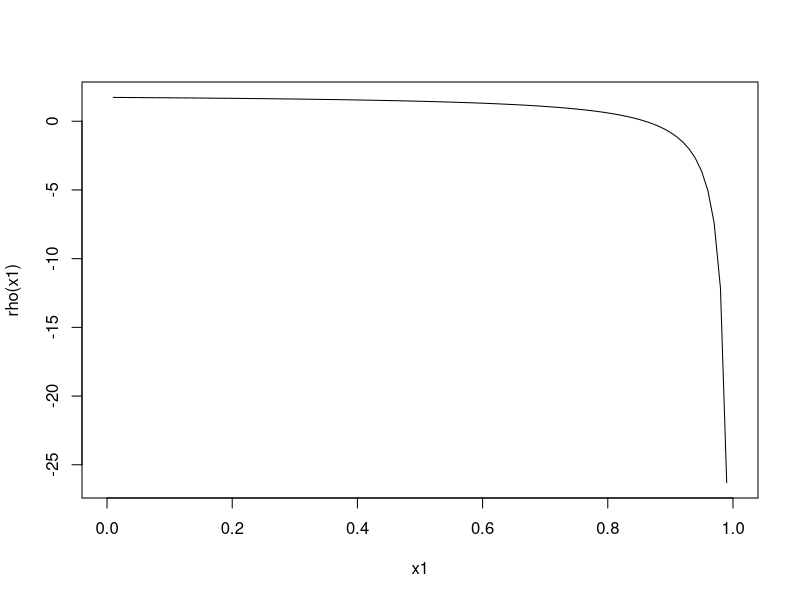

This chart was generated by the following R code:
v1 = 0.0061
v2 = 0.0046
s1 = sqrt(v1)
s2 = sqrt(v2)

rho <- function(x1) {(v2-x1^2*v1-(1-x1)^2*v2)/(x1*(1-x1)*sqrt(v1)*sqrt(v2))}
curve(rho, from=0, to=1, xname="x1", yname="rho_min")
optimize(rho, interval=c(0,1), maximum=TRUE)
print(sqrt(v2/v1))
